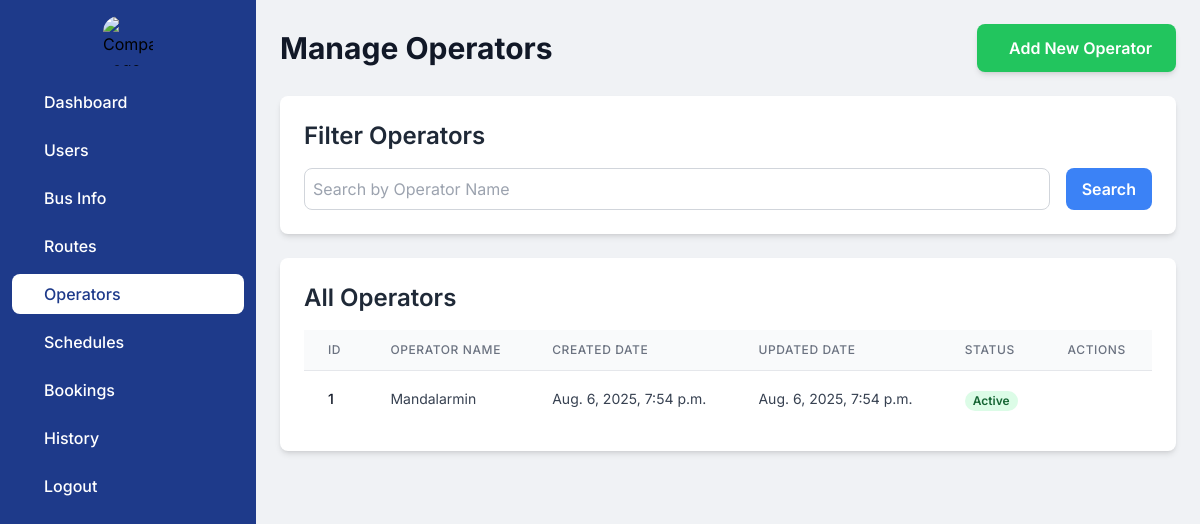
/admindashboard/operator_home/, run on an earlier commit of the app's database.
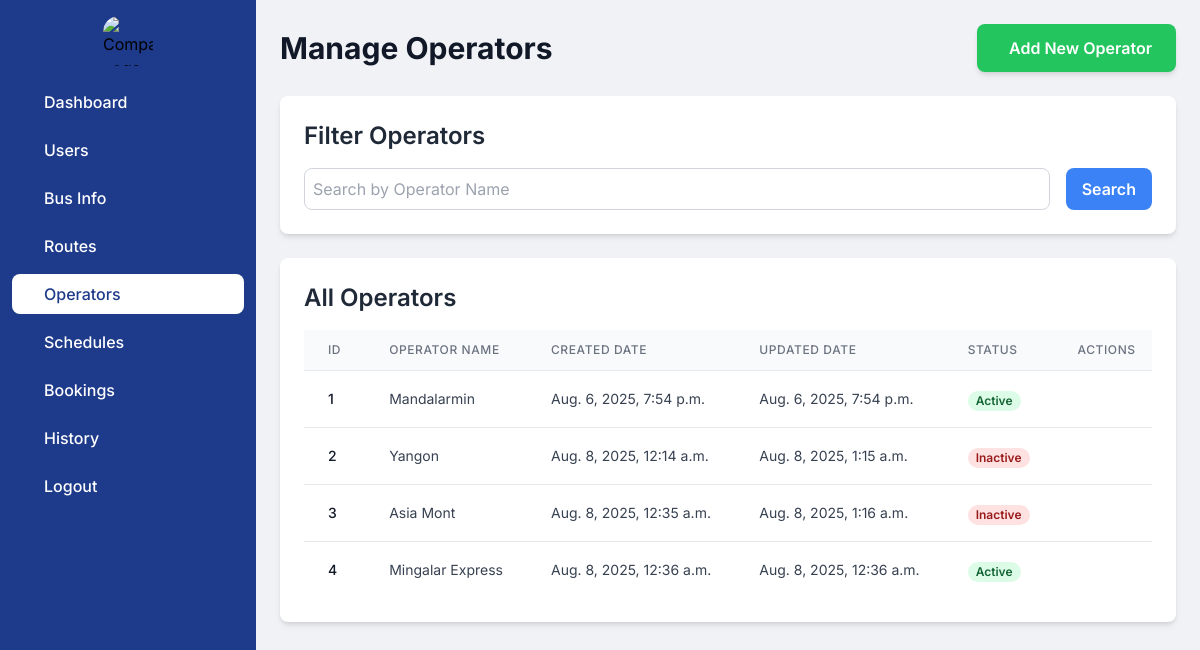
And on a later commit of the database.
### myapp/models.py (models this page shows, shortened)
class Operator(models.Model):
    operator_name = models.CharField(max_length=50,default='')
    del_flag = models.IntegerField(default=0)
    created_date = models.DateTimeField(auto_now_add=True)
    updated_date = models.DateTimeField(auto_now=True)

### myapp/views.py (the view)
# urls.py: path('admindashboard/operator_home/',views.operator_home,name='operator_home'),
def operator_home(request):
    search_query = request.GET.get('search', '')
    operators = Operator.objects.all()
    if search_query:
        operators = operators.filter(Q(operator_name__icontains=search_query))
    context = {
    'operators': operators,
    'search_query': search_query,
    }
    return render(request, 'admin/operator_home.html', context)

### myapp/context_processors.py (called while the page is built)
def route_choices(request):
    origins = Route.objects.values_list('origin', flat=True).distinct()
    destinations = Route.objects.values_list('destination', flat=True).distinct()
    return {
        'origins': origins,
        'destinations': destinations
    }

### templates/admin/operator_home.html (shortened to what the changed rows need)
<!DOCTYPE html>
<html lang="en">
<head>
    <script src="https://cdn.tailwindcss.com"></script>
</head>
<body class="flex flex-col md:flex-row h-screen">
    <div class="flex-grow p-4 md:p-6 overflow-y-auto md:ml-64">
        <div class="flex flex-col md:flex-row md:items-center md:justify-between mb-6">
            <h1 class="text-2xl md:text-3xl font-bold text-gray-900 mb-4 md:mb-0">Manage Operators</h1>
        </div>
        <div class="bg-white rounded-lg shadow-md p-4 md:p-6 mb-6">
            <h2 class="text-xl md:text-2xl font-semibold text-gray-800 mb-4">Filter Operators</h2>
        </div>
        <div class="bg-white rounded-lg shadow-md p-4 md:p-6 mb-6">
            <h2 class="text-xl md:text-2xl font-semibold text-gray-800 mb-4">All Operators</h2>
            <div class="overflow-x-auto">
                <table class="min-w-full divide-y divide-gray-200">
                    <thead class="bg-gray-50">
                        <tr>
                            <th scope="col" class="px-3 md:px-6 py-3 text-left text-xs font-medium text-gray-500 uppercase tracking-wider">ID</th>
                            <th scope="col" class="px-3 md:px-6 py-3 text-left text-xs font-medium text-gray-500 uppercase tracking-wider">Operator Name</th>
                            <th scope="col" class="px-3 md:px-6 py-3 text-left text-xs font-medium text-gray-500 uppercase tracking-wider">Created Date</th>
                            <th scope="col" class="px-3 md:px-6 py-3 text-left text-xs font-medium text-gray-500 uppercase tracking-wider">Updated Date</th>
                            <th scope="col" class="px-3 md:px-6 py-3 text-left text-xs font-medium text-gray-500 uppercase tracking-wider">Status</th>
                            <th scope="col" class="px-3 md:px-6 py-3 text-left text-xs font-medium text-gray-500 uppercase tracking-wider">Actions</th>
                        </tr>
                    </thead>
                    <tbody class="bg-white divide-y divide-gray-200">
                        {% if operators %}
                            {% for operator in operators %}
                            <tr>
                                <td class="px-3 md:px-6 py-4 whitespace-nowrap text-sm font-medium text-gray-900">{{ operator.id }}</td>
                                <td class="px-3 md:px-6 py-4 whitespace-nowrap text-sm text-gray-700">{{ operator.operator_name }}</td>
                                <td class="px-3 md:px-6 py-4 whitespace-nowrap text-sm text-gray-700">{{ operator.created_date }}</td>
                                <td class="px-3 md:px-6 py-4 whitespace-nowrap text-sm text-gray-700">{{ operator.updated_date }}</td>
                                <td class="px-3 md:px-6 py-4 whitespace-nowrap">
                                    <span class="px-2 inline-flex text-xs leading-5 font-semibold rounded-full {% if operator.del_flag == 0 %}bg-green-100 text-green-800{% else %}bg-red-100 text-red-800{% endif %}">
                                        {% if operator.del_flag == 0 %}Active{% else %}Inactive{% endif %}
                                    </span>
                                </td>
                                <td class="px-3 md:px-6 py-4 whitespace-nowrap text-left text-sm font-medium">
                                </td>
                            </tr>
                            {% endfor %}
                        {% else %}
                            <tr><td colspan="6" class="px-3 md:px-6 py-4 text-center text-gray-500">No operators found.</td></tr>
                        {% endif %}
                    </tbody>
                </table>
            </div>
        </div>
    </div>
</body>
</html>

What changed in the data, as far as the page shows it:
added Operator: id "2", operator_name "Yangon", created_date "Aug. 8, 2025, 12:14 a.m.", updated_date "Aug. 8, 2025, 1:15 a.m.", del_flag "Inactive"
added Operator: id "3", operator_name "Asia Mont", created_date "Aug. 8, 2025, 12:35 a.m.", updated_date "Aug. 8, 2025, 1:16 a.m.", del_flag "Inactive"
added Operator: id "4", operator_name "Mingalar Express", created_date "Aug. 8, 2025, 12:36 a.m.", updated_date "Aug. 8, 2025, 12:36 a.m.", del_flag "Active"
